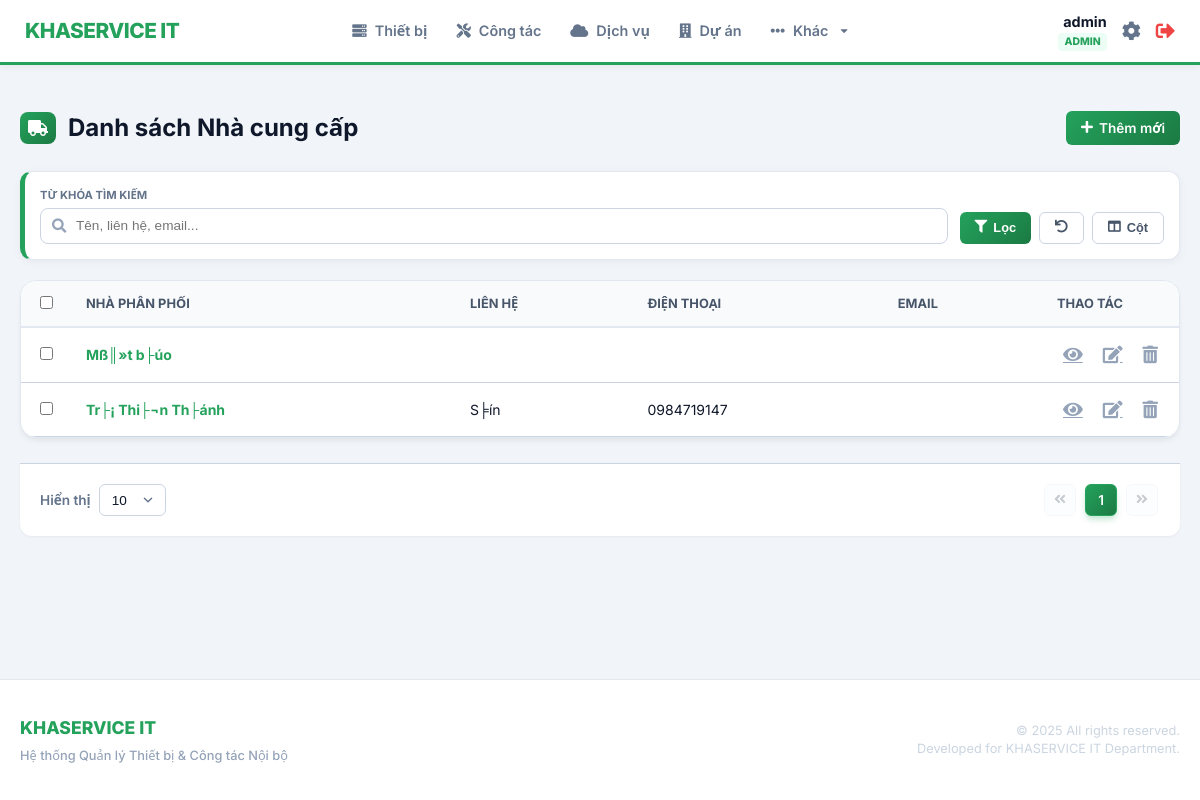
Before: /index.php?page=suppliers/list (signed in) with the older database file.
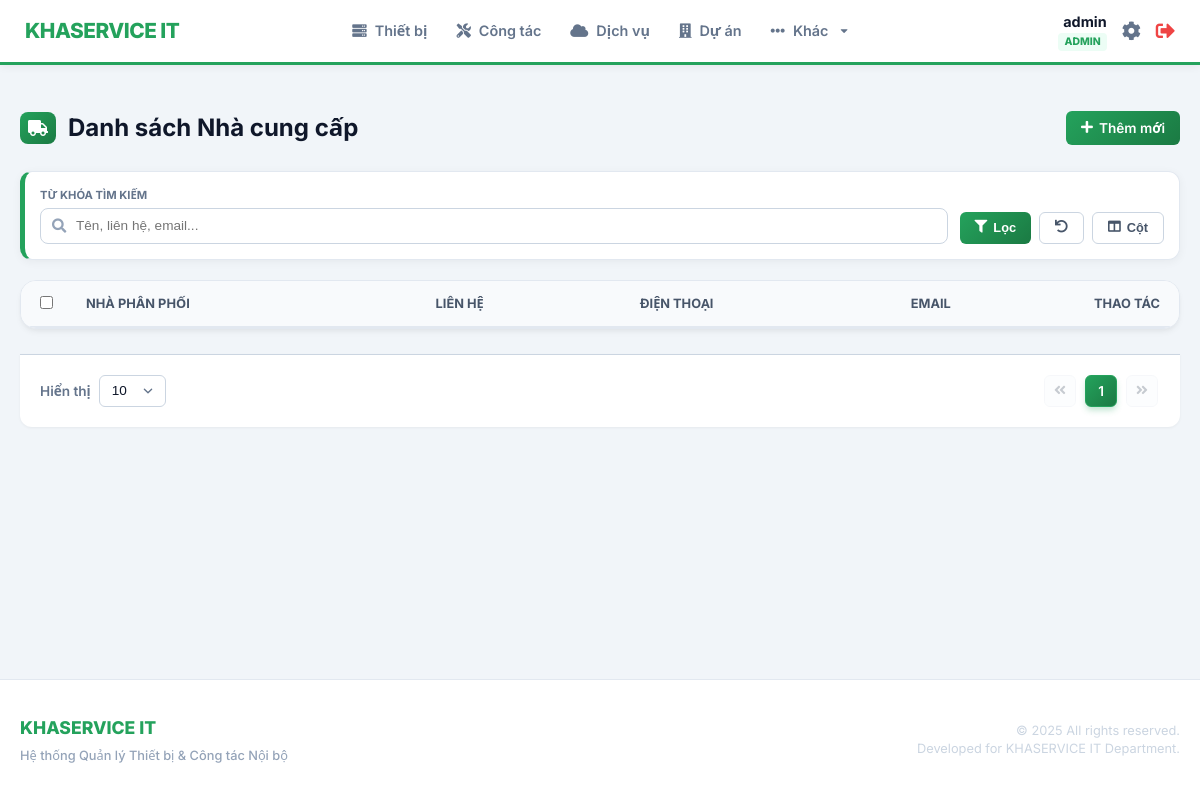
After: the same page with the newer database file.
### tables this page shows
CREATE TABLE `suppliers` (
  `id` int(11) NOT NULL AUTO_INCREMENT,
  `ten_npp` varchar(255) NOT NULL COMMENT 'T??n nh?? ph??n ph???i / nh?? th???u',
  `nguoi_lien_he` varchar(255) DEFAULT NULL COMMENT 'T??n ng?????i li??n h???',
  `dien_thoai` varchar(50) DEFAULT NULL COMMENT 'S??? ??i???n tho???i',
  `email` varchar(255) DEFAULT NULL COMMENT 'Email li??n h???',
  `ghi_chu` text DEFAULT NULL COMMENT 'Ghi ch??',
  `deleted_at` timestamp NULL DEFAULT NULL,
  PRIMARY KEY (`id`)
);

### includes/auth.php (called while the page is built, shortened)
<?php
function isAdmin() {
    return isset($_SESSION['role']) && $_SESSION['role'] === 'admin';
}
function isIT() {
    return isset($_SESSION['role']) && ($_SESSION['role'] === 'it' || $_SESSION['role'] === 'admin');
}
?>

### modules/suppliers/list.php (the view, shortened to what the changed rows need)
<?php
$rows_per_page = (isset($_GET['limit']) && is_numeric($_GET['limit'])) ? (int)$_GET['limit'] : 10;
$current_page  = (isset($_GET['p']) && is_numeric($_GET['p'])) ? (int)$_GET['p'] : 1;
$where_clauses = ["deleted_at IS NULL"];
$where_sql = !empty($where_clauses) ? ' WHERE ' . implode(' AND ', $where_clauses) : '';
$count_stmt = $pdo->prepare("SELECT COUNT(*) FROM suppliers $where_sql");
$count_stmt->execute();
$total_rows  = (int)$count_stmt->fetchColumn();
$total_pages = max(1, ceil($total_rows / $rows_per_page));
$offset = ($current_page - 1) * $rows_per_page;
$stmt = $pdo->prepare("SELECT * FROM suppliers $where_sql ORDER BY ten_npp ASC LIMIT :limit OFFSET :offset");
$stmt->bindValue(':limit',  $rows_per_page, PDO::PARAM_INT);
$stmt->bindValue(':offset', $offset, PDO::PARAM_INT);
$stmt->execute();
$suppliers_list = $stmt->fetchAll(PDO::FETCH_ASSOC);
$all_columns = [
    'ten_npp'      => ['label' => 'Nhà phân phối', 'default' => true],
    'nguoi_lien_he'=> ['label' => 'Liên hệ', 'default' => true],
    'dien_thoai'   => ['label' => 'Điện thoại', 'default' => true],
    'email'        => ['label' => 'Email', 'default' => true],
    'ghi_chu'      => ['label' => 'Ghi chú', 'default' => false]
];
?>
<div class="page-header">
    <h2><i class="fas fa-truck"></i> Danh sách Nhà cung cấp</h2>
</div>
<form action="index.php?page=suppliers/export" method="POST" id="suppliers-form">
    <div class="table-container card">
        <table class="content-table" id="suppliersTable">
            <thead>
                <tr>
                    <th width="40"><input type="checkbox" id="select-all"></th>
                    <?php foreach ($all_columns as $k => $c): ?>
                        <th data-col="<?php echo $k; ?>"><?php echo htmlspecialchars($c['label']); ?></th>
                    <?php endforeach; ?>
                    <th width="100" class="text-center">Thao tác</th>
                </tr>
            </thead>
            <tbody>
                <?php foreach ($suppliers_list as $s): ?>
                    <tr>
                        <td><input type="checkbox" name="ids[]" value="<?php echo $s['id']; ?>" class="row-checkbox"></td>
                        <td data-col="ten_npp" class="font-bold text-primary"><?php echo htmlspecialchars($s['ten_npp']); ?></td>
                        <td data-col="nguoi_lien_he"><?php echo htmlspecialchars($s['nguoi_lien_he']); ?></td>
                        <td data-col="dien_thoai"><?php echo htmlspecialchars($s['dien_thoai']); ?></td>
                        <td data-col="email"><?php echo htmlspecialchars($s['email']); ?></td>
                        <td class="actions text-center">
                            <a href="index.php?page=suppliers/view&id=<?php echo $s['id']; ?>" class="btn-icon"><i class="fas fa-eye"></i></a>
                            <?php if(isIT()): ?>
                                <a href="index.php?page=suppliers/edit&id=<?php echo $s['id']; ?>" class="btn-icon"><i class="fas fa-edit"></i></a>
                                <?php if(isAdmin()): ?>
                                    <a href="index.php?page=suppliers/delete&id=<?php echo $s['id']; ?>" class="btn-icon delete-btn"><i class="fas fa-trash-alt"></i></a>
                                <?php endif; ?>
                            <?php endif; ?>
                        </td>
                    </tr>
                <?php endforeach; ?>
            </tbody>
        </table>
    </div>
</form>
<div class="pagination-container" style="display: flex; justify-content: space-between; align-items: center; flex-wrap: wrap; gap: 15px; margin-top: 20px;">
    <div class="pagination-links" style="display: flex; gap: 5px; margin-left: auto;">
        <?php $q = $_GET; unset($q['p']); $base = 'index.php?' . http_build_query($q); ?>
        <a href="<?php echo $base . '&p=1'; ?>" class="page-link <?php echo $current_page <= 1 ? 'disabled' : ''; ?>"><i class="fas fa-angle-double-left"></i></a>
        <?php for ($i = max(1, $current_page - 2); $i <= min($total_pages, $current_page + 2); $i++): ?><a href="<?php echo $base . '&p=' . $i; ?>" class="page-link <?php echo $i == $current_page ? 'active' : ''; ?>"><?php echo $i; ?></a><?php endfor; ?>
        <a href="<?php echo $base . '&p=' . $total_pages; ?>" class="page-link <?php echo $current_page >= $total_pages ? 'disabled' : ''; ?>"><i class="fas fa-angle-double-right"></i></a>
    </div>
</div>

Changed rows visible on the page:
removed suppliers: ten_npp "Mß║»t b├úo"
removed suppliers: ten_npp "Tr├¡ Thi├¬n Th├ánh", nguoi_lien_he "S╞ín", dien_thoai "0984719147"
